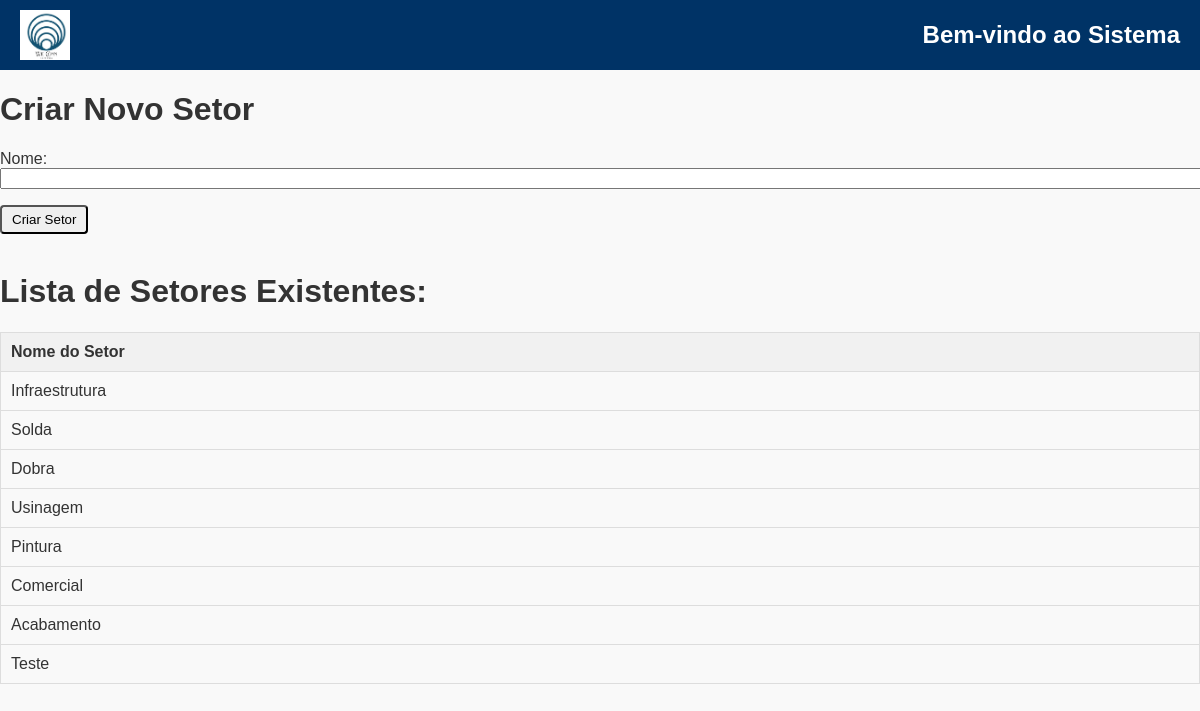
Page /configuracoes/criar_setor/ (signed in) on the committed database.
### gestaoOS/models.py (models this page shows, shortened)
class Setor(models.Model):
    nome = models.CharField(max_length=100, unique=True)

### gestao_usuarios_admin/views.py (the view)
# urls.py: path('configuracoes/criar_setor/', views.criar_setor, name='criar_setor')
@login_required
@user_passes_test(is_gestor)
def criar_setor(request):
    if request.method == 'POST':
        form = SetorForm(request.POST)
        if form.is_valid():
            nome = form.cleaned_data['nome']
            if Setor.objects.filter(nome=nome).exists():
                messages.error(request, "Setor com esse nome já existe!")
            else:
                form.save()
                messages.success(request, "Setor criado com sucesso!")
                return redirect('criar_setor')
    else:
        form = SetorForm()
    return render(request, 'criar_setor.html', {'form': form, 'setores': Setor.objects.all()})

### gestao_usuarios_admin/forms.py
class SetorForm(forms.ModelForm):
    class Meta:
        model = Setor
        fields = ['nome']

### gestao_usuarios_admin/views.py (called while the page is built)
def is_gestor(user):
    return user.groups.filter(name='Gestor').exists()

### gestao_usuarios_admin/templates/criar_setor.html (shortened to what this page needs)
{% extends 'base.html' %}
{% block content %}
  <h1>Criar Novo Setor</h1>
  <form method="post">
      {{ form.as_p }}
      <button type="submit" class="btn btn-primary">Criar Setor</button>
  </form>
  <br>
  <h1>Lista de Setores Existentes:</h1>
  <table class="table table-striped">
      <thead>
          <tr>
              <th scope="col">Nome do Setor</th>
          </tr>
      </thead>
      <tbody>
          {% for setor in setores %}
              <tr>
                  <td>{{ setor.nome }}</td>
              </tr>
          {% empty %}
              <tr>
                  <td>Nenhum setor encontrado.</td>
              </tr>
          {% endfor %}
      </tbody>
  </table>
{% endblock %}

### gestaoOS/static/css/style.css (style rules this page uses)
body { font-family: Garamond, sans-serif; margin: 0; padding: 0; background-color: #f9f9f9; color: #333; }
.btn { padding: 5px 10px; text-decoration: none; border-radius: 4px; transition: background-color 0.3s; }
table { width: 100%; border-collapse: collapse; margin-top: 20px; }
table, th, td { border: 1px solid #ddd; }
th, td { padding: 10px; text-align: left; }
th { background-color: #f1f1f1; }
tr:nth-child(even) { background-color: #f9f9f9; }
input, select, textarea { width: 100%; }

### rows in the picture
Setor: nome "Infraestrutura"
Setor: nome "Solda"
Setor: nome "Dobra"
Setor: nome "Usinagem"
Setor: nome "Pintura"
Setor: nome "Comercial"
Setor: nome "Acabamento"
Setor: nome "Teste"
